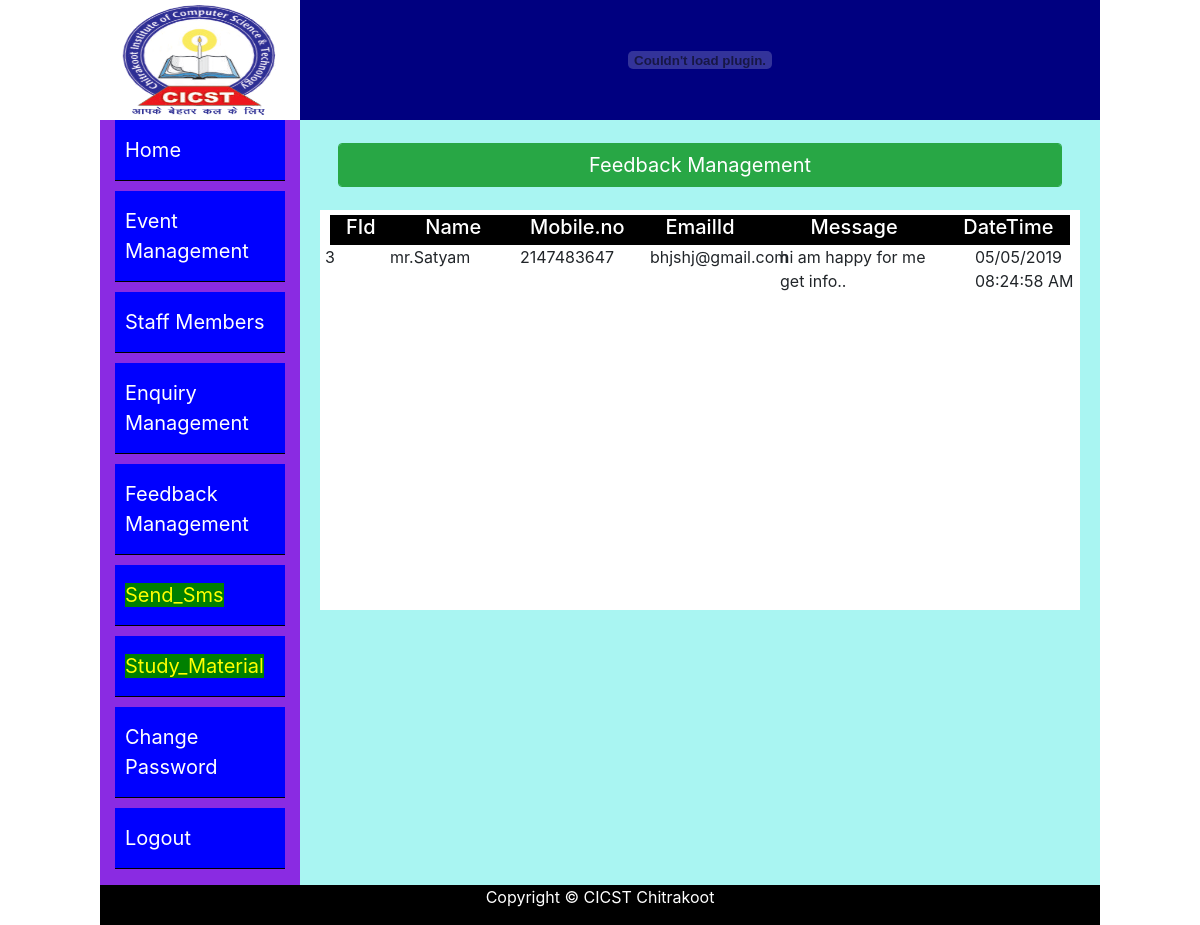
/admin/feedbackmgmt.php (signed in), run on the app's committed database.
### tables this page shows
create table `tbl_feedback` (
  `fid` int(11) NOT NULL,
  `name` varchar(30) NOT NULL,
  `mobno` int(20) NOT NULL,
  `emailid` varchar(100) NOT NULL,
  `message` varchar(200) NOT NULL,
  `fdt` varchar(30) NOT NULL
);

### admin/feedbackmgmt.php (the view, shortened to what this page needs)
<?php include "header.php"; ?>
<div class="row" style="margin:15px;min-height:30px;padding:8px;">
<div class="col-sm-12 form-control btn btn-success text-center" style="font-size:20px;">
Feedback Management
</div>
</div>
<div class="row" style="min-height:400px;margin:10px 5px;">
 <div class="col-sm-12" style="padding:5px; background-color:white;">
  <div class="row h5" style="background-color:black;color:white;margin: 0px 5px;min-height:30px;">
    <div class="col-sm-1 text-center">FId</div>
	<div class="col-sm-2 text-center">Name</div>
	<div class="col-sm-2 text-center">Mobile.no</div>
	<div class="col-sm-2 text-center">EmailId</div>
	<div class="col-sm-3 text-center">Message</div>
	<div class="col-sm-2 text-center">DateTime</div>
  </div>
    <?php
	    include "../connect.php";
		$cmd="select *from tbl_feedback";
		$result=MySQLi_Query($con,$cmd);
		while($x=MySQLi_fetch_assoc($result))
		{
			echo "<div class='row' style='min-height:28px;'>";
			echo "<div class='col-sm-1'>".$x["fid"]."</div>";
			echo "<div class='col-sm-2'>".$x["name"]."</div>";
			echo "<div class='col-sm-2'>".$x["mobno"]."</div>";
			echo "<div class='col-sm-2'>".$x["emailid"]."</div>";
			echo "<div class='col-sm-3'>".$x["message"]."</div>";
			echo "<div class='col-sm-2'>".$x["fdt"]."</div></div>";
		}
	?>
 </div>
</div>

### data on the page
tbl_feedback: fid "3", name "mr.Satyam", mobno "2147483647", emailid "bhjshj@gmail.com", message "hi am happy for me get info..", fdt "05/05/2019 08:24:58 AM"
